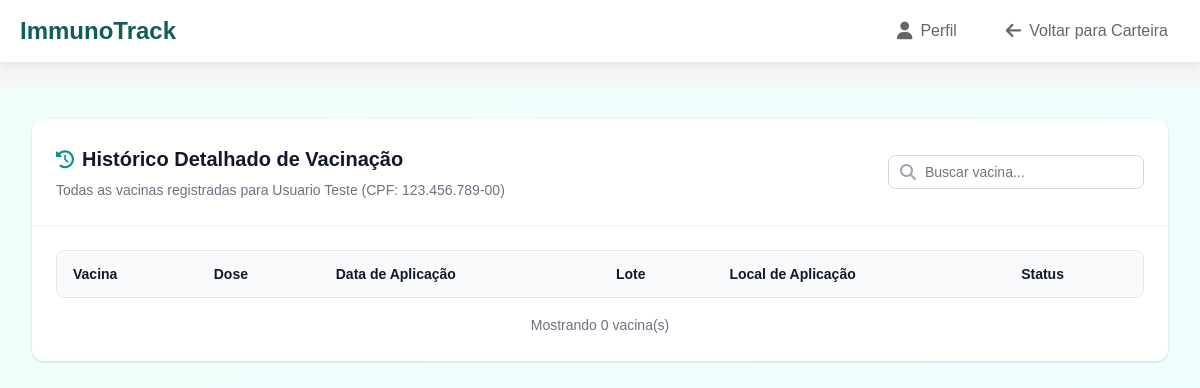
The page /vaccine_history (signed in) on the database as committed earlier.
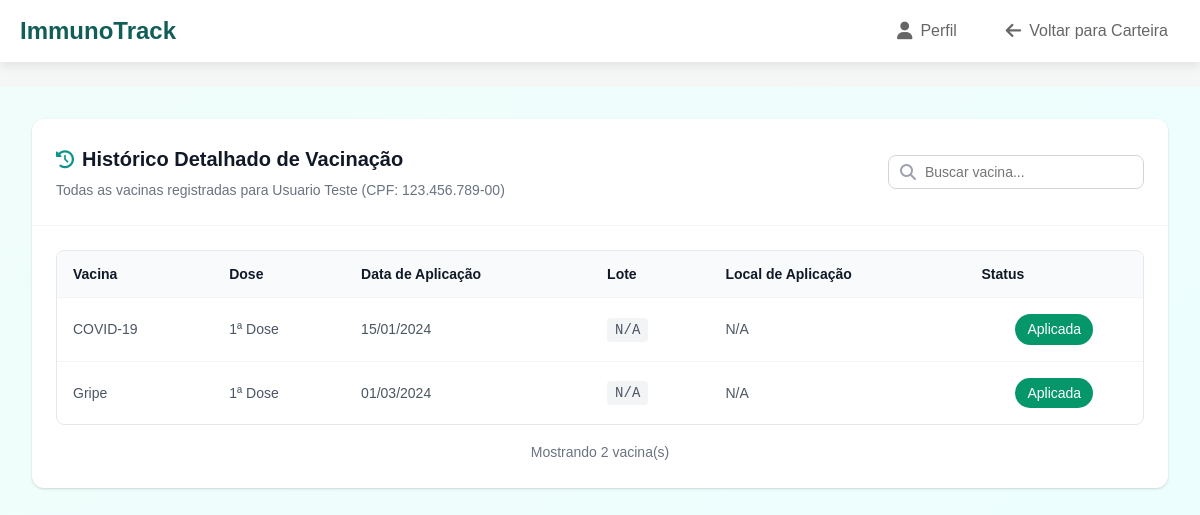
The same page on the database as committed later.
### tables this page shows
CREATE TABLE users (
                id INTEGER PRIMARY KEY AUTOINCREMENT,
                cpf TEXT UNIQUE NOT NULL,
                password TEXT NOT NULL,
                name TEXT NOT NULL,
                cns TEXT,
                dob TEXT,
                gender TEXT,
                email TEXT,
                phone TEXT
            );

CREATE TABLE vaccines (
                id INTEGER PRIMARY KEY AUTOINCREMENT,
                user_id INTEGER NOT NULL,
                vaccine_name TEXT NOT NULL,
                dose_number INTEGER NOT NULL,
                date_taken TEXT NOT NULL,
                FOREIGN KEY (user_id) REFERENCES users (id)
            );

### backend/app.py (the view)
@app.route('/vaccine_history')
@login_required
def vaccine_history():
    user_id = session.get('user_id')
    user = find_user_by_id(user_id)
    if user:
        user_data = dict(user)
        user_data['cpf_formatted'] = f"{user_data['cpf'][:3]}.{user_data['cpf'][3:6]}.{user_data['cpf'][6:9]}-{user_data['cpf'][9:]}"
        if user_data['dob']:
            from datetime import datetime
            user_data['dob_formatted'] = datetime.strptime(user_data['dob'], '%Y-%m-%d').strftime('%d/%m/%Y')
        vaccines = get_user_vaccines(user_id)
        from datetime import datetime
        for v in vaccines:
            v['date_formatted'] = datetime.strptime(v['date_taken'], '%Y-%m-%d').strftime('%d/%m/%Y')
            v['status'] = 'Aplicada' # Status fixo por enquanto
        return render_template('vaccine_history.html', user=user_data, vaccines=vaccines)
    flash('Usuário não encontrado.', 'danger')
    return redirect(url_for('login'))

### backend/app.py (called while the page is built)
def login_required(f):
    from functools import wraps
    @wraps(f)
    def decorated_function(*args, **kwargs):
        if not session.get('logged_in'):
            flash('Você precisa estar logado para acessar esta página.', 'warning')
            return redirect(url_for('login'))
        return f(*args, **kwargs)
    return decorated_function

### backend/database.py (called while the page is built)
def get_db():
    conn = sqlite3.connect(DATABASE)
    conn.row_factory = sqlite3.Row
    return conn

def find_user_by_id(user_id):
    with get_db() as db:
        user = db.execute("SELECT * FROM users WHERE id = ?", (user_id,)).fetchone()
        return user

def get_user_vaccines(user_id):
    with get_db() as db:
        vaccines = db.execute("SELECT * FROM vaccines WHERE user_id = ?", (user_id,)).fetchall()
        return [dict(v) for v in vaccines]

### frontend/templates/vaccine_history.html (shortened to what this page needs)
<!DOCTYPE html>
<html lang="pt-BR">
<head>
    <link rel="stylesheet" href="{{ url_for('static', filename='css/carteirinha.css') }}">
    <link rel="stylesheet" href="{{ url_for('static', filename='css/global.css') }}">
    <link rel="stylesheet" href="https://cdnjs.cloudflare.com/ajax/libs/font-awesome/6.4.0/css/all.min.css">
</head>
<body>
    <header class="main-header">
        <div class="header-content">
            <span class="logo-text">ImmunoTrack</span>
            <nav class="main-nav">
                <ul>
                    <li>
                        <a href="{{ url_for('profile') }}" class="nav-link"><i class="fas fa-user"></i> Perfil</a>
                    </li>
                    <li>
                        <a href="{{ url_for('vaccine_card') }}" class="nav-link"><i class="fas fa-arrow-left"></i> Voltar para Carteira</a>
                    </li>
                </ul>
            </nav>
        </div>
    </header>
    <div class="dashboard-container">
        <div class="content-wrapper">
            <div class="card">
                <div class="card-header card-header-flex">
                    <div>
                        <h1 class="card-title"><i class="fas fa-history card-title-icon"></i> Histórico Detalhado de Vacinação</h1>
                        <p class="card-description">Todas as vacinas registradas para {{ user.name }} (CPF: {{ user.cpf_formatted }})</p>
                    </div>
                    <div class="search-container">
                        <i class="fas fa-search search-icon"></i>
                        <input type="text" id="searchInput" class="search-input" placeholder="Buscar vacina..." oninput="filterVaccines()">
                    </div>
                </div>
                <div class="card-content">
                    <div class="table-container">
                        <table class="vaccine-table">
                            <thead>
                                <tr>
                                    <th>Vacina</th>
                                    <th>Dose</th>
                                    <th>Data de Aplicação</th>
                                    <th>Lote</th>
                                    <th>Local de Aplicação</th>
                                    <th class="text-center">Status</th>
                                </tr>
                            </thead>
                            <tbody id="vaccineTableBody">
                                {% for vaccine in vaccines %}
                                <tr onclick="showVaccineDetails({{ vaccine.id }})" style="cursor: pointer;">
                                    <td class="vaccine-name">{{ vaccine.vaccine_name }}</td>
                                    <td>{{ vaccine.dose_number }}ª Dose</td>
                                    <td>{{ vaccine.date_formatted }}</td>
                                    <td><code class="batch-code">{{ vaccine.lote or 'N/A' }}</code></td>
                                    <td>{{ vaccine.local or 'N/A' }}</td>
                                    <td class="text-center">
                                        <span class="badge badge-applied">{{ vaccine.status }}</span>
                                    </td>
                                </tr>
                                {% endfor %}
                            </tbody>
                        </table>
                    </div>
                    <div class="table-footer" id="tableFooter">
                        Mostrando {{ vaccines | length }} vacina(s)
                    </div>
                </div>
            </div>
        </div>
    </div>
</body>
</html>

### frontend/static/css/carteirinha.css (style rules this page uses)
* { margin: 0; padding: 0; box-sizing: border-box; }
body { font-family: -apple-system, BlinkMacSystemFont, 'Segoe UI', 'Roboto', 'Oxygen', 'Ubuntu', 'Cantarell', 'Fira Sans', 'Droid Sans', 'Helvetica Neue', sans-serif; -webkit-font-smoothing: antialiased; -moz-osx-font-smoothing: grayscale; line-height: 1.5; color: #374151; }
.dashboard-container { min-height: 100vh; background: linear-gradient(135deg, #f0fdfa 0%, #ecfeff 100%); padding: 1rem; }
@media (min-width: 768px) { .dashboard-container { padding: 2rem; } }
.content-wrapper { max-width: 1280px; margin: 0 auto; display: flex; flex-direction: column; gap: 1.5rem; }
.header-content { display: flex; flex-direction: column; gap: 1rem; }
@media (min-width: 768px) { .header-content { flex-direction: row; align-items: center; justify-content: space-between; } }
h1 { font-size: 2rem; font-weight: 700; color: #115e59; margin-bottom: 0.25rem; }
.card { background: white; border-radius: 0.75rem; box-shadow: 0 1px 3px 0 rgba(0, 0, 0, 0.1), 0 1px 2px 0 rgba(0, 0, 0, 0.06); overflow: hidden; }
.card-header { padding: 1.5rem; border-bottom: 1px solid #f3f4f6; }
.card-header-flex { display: flex; flex-direction: column; gap: 1rem; }
@media (min-width: 768px) { .card-header-flex { flex-direction: row; align-items: center; justify-content: space-between; } }
.card-title { font-size: 1.25rem; font-weight: 600; color: #111827; margin-bottom: 0.25rem; display: flex; align-items: center; gap: 0.5rem; }
.card-title-icon { color: #0d9488; font-size: 1.125rem; }
.card-description { font-size: 0.875rem; color: #6b7280; }
.card-content { padding: 1.5rem; }
.badge { display: inline-block; padding: 0.25rem 0.75rem; border-radius: 9999px; font-size: 0.875rem; font-weight: 500; white-space: nowrap; }
.badge-applied { background: #059669; color: white; }
.search-container { position: relative; flex: 1; max-width: 100%; }
@media (min-width: 768px) { .search-container { max-width: 16rem; } }
.search-icon { position: absolute; left: 0.75rem; top: 50%; transform: translateY(-50%); color: #9ca3af; font-size: 1rem; }
.search-input { width: 100%; padding: 0.5rem 0.75rem 0.5rem 2.25rem; border: 1px solid #d1d5db; border-radius: 0.5rem; font-size: 0.875rem; transition: all 0.2s; }
.table-container { border: 1px solid #e5e7eb; border-radius: 0.5rem; overflow-x: auto; }
.vaccine-table { width: 100%; border-collapse: collapse; font-size: 0.875rem; }
.vaccine-table thead { background: #f9fafb; }
.vaccine-table th { padding: 0.75rem 1rem; text-align: left; font-weight: 600; color: #111827; white-space: nowrap; }
.vaccine-table td { padding: 1rem; border-top: 1px solid #f3f4f6; color: #4b5563; }
.vaccine-table tbody tr { transition: background 0.2s; }
.vaccine-name { color: #111827; font-weight: 500; }
.batch-code { background: #f3f4f6; padding: 0.25rem 0.5rem; border-radius: 0.25rem; font-family: 'Courier New', monospace; font-size: 0.875rem; }
.text-center { text-align: center; }
.table-footer { margin-top: 1rem; text-align: center; font-size: 0.875rem; color: #6b7280; }
.card { animation: fadeIn 0.3s ease-out; }

Rows that differ between the two databases and show on the page:
added vaccines: vaccine_name "COVID-19", dose_number "1", date_formatted "15/01/2024", lote "N/A", local "N/A", status "Aplicada"
added vaccines: vaccine_name "Gripe", dose_number "1", date_formatted "01/03/2024", lote "N/A", local "N/A", status "Aplicada"
Other text that changed with them:
{{ vaccines | length }}: "0" → "2"
